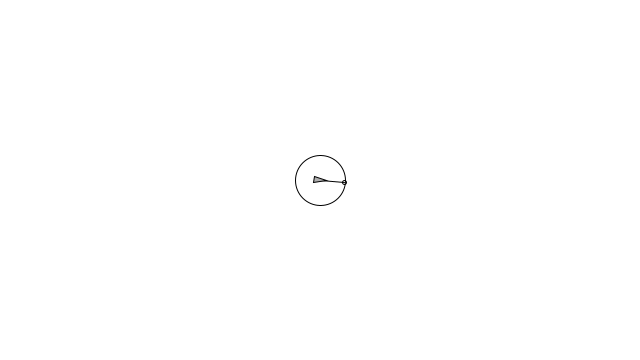
Frame 1 (no input)
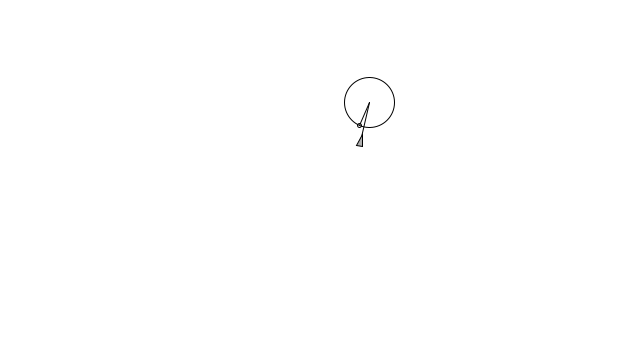
Frame 60 (the mouse pressed at the canvas centre just before this capture)
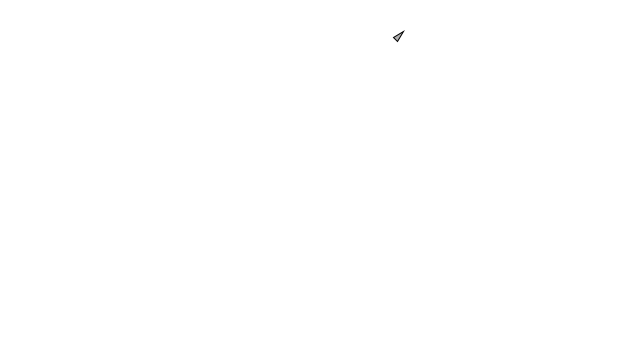
Frame 120 (the mouse held since frame 60 and released just before this capture)

The Processing sketch that drew these frames (run headless with seeded random() and noise(); from frame 60 on, the mouse is pressed at the canvas centre):

// Processing sketch: Wander
// ── Wander.pde
// Wander
// Daniel Shiffman <http://www.shiffman.net>
// The Nature of Code

// Demonstration of Craig Reynolds' "Wandering" behavior
// See: http://www.red3d.com/cwr/

// Click mouse to turn on and off rendering of the wander circle


Vehicle wanderer;
boolean debug = true;

void setup() {
  size(640,360);
  wanderer = new Vehicle(width/2,height/2);
  smooth();
}

void draw() {
  background(255);
  wanderer.wander();
  wanderer.run();
}

void mousePressed() {
  debug = !debug;
}



// ── Vehicle.pde
// Wander
// Daniel Shiffman <http://www.shiffman.net>
// The Nature of Code

// The "Vehicle" class (for wandering)

class Vehicle {

  PVector location;
  PVector velocity;
  PVector acceleration;
  float r;
  float wandertheta;
  float maxforce;    // Maximum steering force
  float maxspeed;    // Maximum speed

  Vehicle(float x, float y) {
    acceleration = new PVector(0,0);
    velocity = new PVector(0,0);
    location = new PVector(x,y);
    r = 3;
    wandertheta = 0;
    maxspeed = 2;
    maxforce = 0.05;
  }

  void run() {
    update();
    borders();
    display();
  }

  // Method to update location
  void update() {
    // Update velocity
    velocity.add(acceleration);
    // Limit speed
    velocity.limit(maxspeed);
    location.add(velocity);
    // Reset accelertion to 0 each cycle
    acceleration.mult(0);
  }

  void wander() {
    float wanderR = 25;         // Radius for our "wander circle"
    float wanderD = 40;         // Distance for our "wander circle"
    float change = 0.3;
    wandertheta += random(-change,change);     // Randomly change wander theta

    // Now we have to calculate the new location to steer towards on the wander circle
    PVector circleloc = velocity.get();    // Start with velocity
    circleloc.normalize();            // Normalize to get heading
    circleloc.mult(wanderD);          // Multiply by distance
    circleloc.add(location);               // Make it relative to boid's location
    
    float h = velocity.heading2D();        // We need to know the heading to offset wandertheta

    PVector circleOffSet = new PVector(wanderR*cos(wandertheta+h),wanderR*sin(wandertheta+h));
    PVector target = PVector.add(circleloc,circleOffSet);
    seek(target);

    // Render wandering circle, etc. 
    if (debug) drawWanderStuff(location,circleloc,target,wanderR);
  }  

  void applyForce(PVector force) {
    // We could add mass here if we want A = F / M
    acceleration.add(force);
  }


  // A method that calculates and applies a steering force towards a target
  // STEER = DESIRED MINUS VELOCITY
  void seek(PVector target) {
    PVector desired = PVector.sub(target,location);  // A vector pointing from the location to the target

    // Normalize desired and scale to maximum speed
    desired.normalize();
    desired.mult(maxspeed);
    // Steering = Desired minus Velocity
    PVector steer = PVector.sub(desired,velocity);
    steer.limit(maxforce);  // Limit to maximum steering force

    applyForce(steer);
  }

  void display() {
    // Draw a triangle rotated in the direction of velocity
    float theta = velocity.heading2D() + radians(90);
    fill(175);
    stroke(0);
    pushMatrix();
    translate(location.x,location.y);
    rotate(theta);
    beginShape(TRIANGLES);
    vertex(0, -r*2);
    vertex(-r, r*2);
    vertex(r, r*2);
    endShape();
    popMatrix();
  }

  // Wraparound
  void borders() {
    if (location.x < -r) location.x = width+r;
    if (location.y < -r) location.y = height+r;
    if (location.x > width+r) location.x = -r;
    if (location.y > height+r) location.y = -r;
  }
}


// A method just to draw the circle associated with wandering
void drawWanderStuff(PVector location, PVector circle, PVector target, float rad) {
  stroke(0); 
  noFill();
  ellipseMode(CENTER);
  ellipse(circle.x,circle.y,rad*2,rad*2);
  ellipse(target.x,target.y,4,4);
  line(location.x,location.y,circle.x,circle.y);
  line(circle.x,circle.y,target.x,target.y);
}
